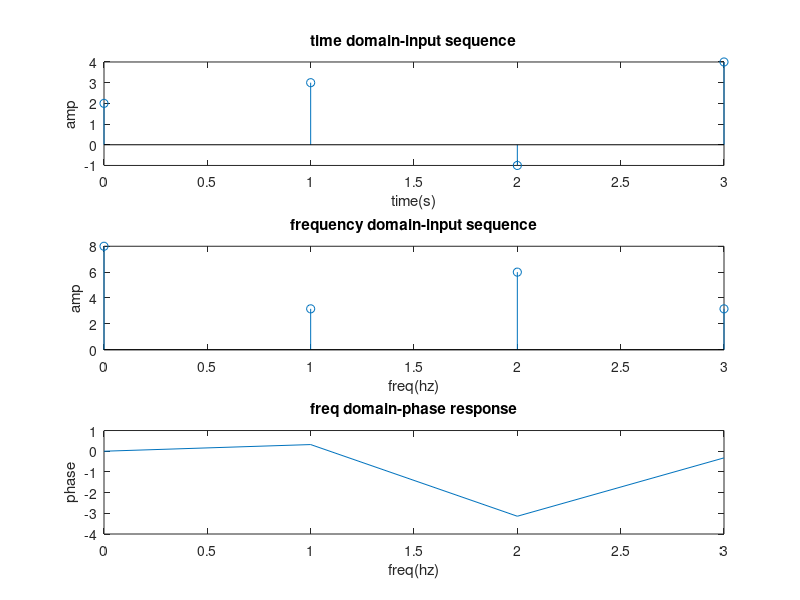

The MATLAB script that drew this image:
x=[2 3 -1 4];
N=length(x);
X=zeros(4,1)
for k=0:N-1
    for n=0:N-1
        X(k+1)=X(k+1)+x(n+1)*exp(-i*pi/2*n*k)
    end
end
t=0:N-1;
subplot(3,1,1);
stem(t,x);
xlabel('time(s)');
ylabel('amp');
title('time domain-input sequence');
subplot(3,1,2);
stem(t,abs(X));
xlabel('freq(hz)');
ylabel('amp');
title('frequency domain-input sequence');
subplot(3,1,3);
plot(t,angle(X));
xlabel('freq(hz)');
ylabel('phase');
title('freq domain-phase response');